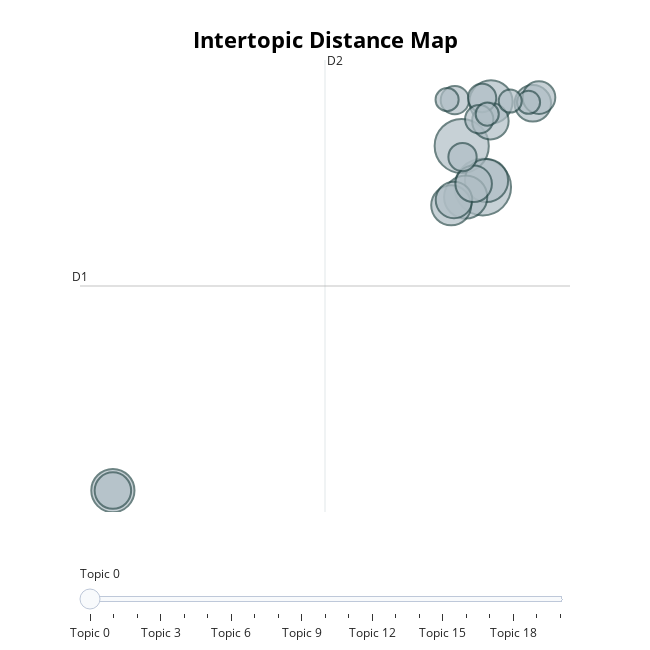

Notebook code for this chart:
### Code cell
topic_model.visualize_topics()

### Figure 1 — Plotly figure (JSON) as saved in the notebook; plotly's stock layout.template omitted (floating-point values rounded to 4 significant figures)
{"data": [{"customdata": [[0, "parkplätze | linien | mehr | parkflächen | stadt", 12], [1, "radweg | radfahrer | richtung | wendenstraße | rechts", 11], [2, "radfahrer | fußgänger | ringgleis | fahrbahn | stelle", 7], [3, "hunde | hundewiese | fläche | hundebesitzer | pumptrack", 7], [4, "menschen | grünflächen | hitze | hitzetage | boden", 7], [5, "skatepark | spielplatz | wasserspielplatz | spielen | möchten", 7], [6, "braunschweig | tarent | leisewitz | johann | projekt", 6], [7, "lärm | ingbert | gegenstimmen | konzerte | st", 5], [8, "burg | läden | burgplatz | gasse | plätze", 5], [9, "schule | eltern | grundschüler | 2km | schülertickets", 5], [10, "led | dunkel | beleuchtung | vorallen | leimenweg", 5], [11, "grüße | toiletten | löwenwall | öffentliche | gibt", 5], [12, "elektromobilität | öpnv | uhr | öffentlicher | elektrobusse", 4], [13, "vorm | vorallem | schloss | rathaus | bereich", 3], [14, "fahrräder | innen | raabe | baumkranz | abgesperrt", 3], [15, "tempo | 30er | grüne | zone | sinn", 3], [16, "übergang | selten | anforderung | autos | kinderwagen", 3], [17, "lkw | pkw | weiterhin | 5t | hierbei", 2], [18, "vielzahl | eng | straße | kommt | wilhelmsgarten", 2], [19, "lehmanger | aufstellen | sicheren | sprich | hebbelstraße", 2], [20, "vorrangschaltung | fahrzeugführer | salzdahlumer | los | rotphase", 2]], "hovertemplate": "<b>Topic %{customdata[0]}</b><br>%{customdata[1]}<br>Size: %{customdata[2]}", "legendgroup": "", "marker": {"color": "#B0BEC5", "line": {"color": "DarkSlateGrey", "width": 2}, "size": [12, 11, 7, 7, 7, 7, 6, 5, 5, 5, 5, 5, 4, 3, 3, 3, 3, 2, 2, 2, 2], "sizemode": "area", "sizeref": 0.0075, "symbol": "circle"}, "mode": "markers", "name": "", "orientation": "v", "showlegend": false, "type": "scatter", "x": [5.866, 5.046, 6.185, -8.534, 6.012, 5.2, 4.637, 7.813, 4.745, 5.511, 6.162, -8.534, 8.054, 4.778, 5.84, 5.727, 5.078, 7.647, 6.933, 4.477, 6.04], "xaxis": "x", "y": [7.807, 9.804, 11.95, -6.923, 8.129, 7.328, 6.924, 11.87, 7.183, 7.969, 11.01, -6.924, 12.15, 12.03, 12.13, 11.1, 9.268, 11.92, 11.98, 12.05, 11.35], "yaxis": "y"}], "layout": {"annotations": [{"showarrow": false, "text": "D1", "x": -9.814, "y": 3.008, "yshift": 10}, {"showarrow": false, "text": "D2", "x": -0.2765, "xshift": 10, "y": 13.98}], "height": 650, "hoverlabel": {"bgcolor": "white", "font": {"family": "Rockwell", "size": 16}}, "legend": {"itemsizing": "constant", "tracegroupgap": 0}, "margin": {"t": 60}, "shapes": [{"line": {"color": "#CFD8DC", "width": 2}, "type": "line", "x0": -0.2765, "x1": -0.2765, "y0": -7.963, "y1": 13.98}, {"line": {"color": "#9E9E9E", "width": 2}, "type": "line", "x0": -9.814, "x1": 9.262, "y0": 3.008, "y1": 3.008}], "sliders": [{"active": 0, "pad": {"t": 50}, "steps": [{"args": [{"marker.color": [["red", "#B0BEC5", "#B0BEC5", "#B0BEC5", "#B0BEC5", "#B0BEC5", "#B0BEC5", "#B0BEC5", "#B0BEC5", "#B0BEC5", "#B0BEC5", "#B0BEC5", "#B0BEC5", "#B0BEC5", "#B0BEC5", "#B0BEC5", "#B0BEC5", "#B0BEC5", "#B0BEC5", "#B0BEC5", "#B0BEC5"]]}], "label": "Topic 0", "method": "update"}, {"args": [{"marker.color": [["#B0BEC5", "red", "#B0BEC5", "#B0BEC5", "#B0BEC5", "#B0BEC5", "#B0BEC5", "#B0BEC5", "#B0BEC5", "#B0BEC5", "#B0BEC5", "#B0BEC5", "#B0BEC5", "#B0BEC5", "#B0BEC5", "#B0BEC5", "#B0BEC5", "#B0BEC5", "#B0BEC5", "#B0BEC5", "#B0BEC5"]]}], "label": "Topic 1", "method": "update"}, {"args": [{"marker.color": [["#B0BEC5", "#B0BEC5", "red", "#B0BEC5", "#B0BEC5", "#B0BEC5", "#B0BEC5", "#B0BEC5", "#B0BEC5", "#B0BEC5", "#B0BEC5", "#B0BEC5", "#B0BEC5", "#B0BEC5", "#B0BEC5", "#B0BEC5", "#B0BEC5", "#B0BEC5", "#B0BEC5", "#B0BEC5", "#B0BEC5"]]}], "label": "Topic 2", "method": "update"}, {"args": [{"marker.color": [["#B0BEC5", "#B0BEC5", "#B0BEC5", "red", "#B0BEC5", "#B0BEC5", "#B0BEC5", "#B0BEC5", "#B0BEC5", "#B0BEC5", "#B0BEC5", "#B0BEC5", "#B0BEC5", "#B0BEC5", "#B0BEC5", "#B0BEC5", "#B0BEC5", "#B0BEC5", "#B0BEC5", "#B0BEC5", "#B0BEC5"]]}], "label": "Topic 3", "method": "update"}, {"args": [{"marker.color": [["#B0BEC5", "#B0BEC5", "#B0BEC5", "#B0BEC5", "red", "#B0BEC5", "#B0BEC5", "#B0BEC5", "#B0BEC5", "#B0BEC5", "#B0BEC5", "#B0BEC5", "#B0BEC5", "#B0BEC5", "#B0BEC5", "#B0BEC5", "#B0BEC5", "#B0BEC5", "#B0BEC5", "#B0BEC5", "#B0BEC5"]]}], "label": "Topic 4", "method": "update"}, {"args": [{"marker.color": [["#B0BEC5", "#B0BEC5", "#B0BEC5", "#B0BEC5", "#B0BEC5", "red", "#B0BEC5", "#B0BEC5", "#B0BEC5", "#B0BEC5", "#B0BEC5", "#B0BEC5", "#B0BEC5", "#B0BEC5", "#B0BEC5", "#B0BEC5", "#B0BEC5", "#B0BEC5", "#B0BEC5", "#B0BEC5", "#B0BEC5"]]}], "label": "Topic 5", "method": "update"}, {"args": [{"marker.color": [["#B0BEC5", "#B0BEC5", "#B0BEC5", "#B0BEC5", "#B0BEC5", "#B0BEC5", "red", "#B0BEC5", "#B0BEC5", "#B0BEC5", "#B0BEC5", "#B0BEC5", "#B0BEC5", "#B0BEC5", "#B0BEC5", "#B0BEC5", "#B0BEC5", "#B0BEC5", "#B0BEC5", "#B0BEC5", "#B0BEC5"]]}], "label": "Topic 6", "method": "update"}, {"args": [{"marker.color": [["#B0BEC5", "#B0BEC5", "#B0BEC5", "#B0BEC5", "#B0BEC5", "#B0BEC5", "#B0BEC5", "red", "#B0BEC5", "#B0BEC5", "#B0BEC5", "#B0BEC5", "#B0BEC5", "#B0BEC5", "#B0BEC5", "#B0BEC5", "#B0BEC5", "#B0BEC5", "#B0BEC5", "#B0BEC5", "#B0BEC5"]]}], "label": "Topic 7", "method": "update"}, {"args": [{"marker.color": [["#B0BEC5", "#B0BEC5", "#B0BEC5", "#B0BEC5", "#B0BEC5", "#B0BEC5", "#B0BEC5", "#B0BEC5", "red", "#B0BEC5", "#B0BEC5", "#B0BEC5", "#B0BEC5", "#B0BEC5", "#B0BEC5", "#B0BEC5", "#B0BEC5", "#B0BEC5", "#B0BEC5", "#B0BEC5", "#B0BEC5"]]}], "label": "Topic 8", "method": "update"}, {"args": [{"marker.color": [["#B0BEC5", "#B0BEC5", "#B0BEC5", "#B0BEC5", "#B0BEC5", "#B0BEC5", "#B0BEC5", "#B0BEC5", "#B0BEC5", "red", "#B0BEC5", "#B0BEC5", "#B0BEC5", "#B0BEC5", "#B0BEC5", "#B0BEC5", "#B0BEC5", "#B0BEC5", "#B0BEC5", "#B0BEC5", "#B0BEC5"]]}], "label": "Topic 9", "method": "update"}, {"args": [{"marker.color": [["#B0BEC5", "#B0BEC5", "#B0BEC5", "#B0BEC5", "#B0BEC5", "#B0BEC5", "#B0BEC5", "#B0BEC5", "#B0BEC5", "#B0BEC5", "red", "#B0BEC5", "#B0BEC5", "#B0BEC5", "#B0BEC5", "#B0BEC5", "#B0BEC5", "#B0BEC5", "#B0BEC5", "#B0BEC5", "#B0BEC5"]]}], "label": "Topic 10", "method": "update"}, {"args": [{"marker.color": [["#B0BEC5", "#B0BEC5", "#B0BEC5", "#B0BEC5", "#B0BEC5", "#B0BEC5", "#B0BEC5", "#B0BEC5", "#B0BEC5", "#B0BEC5", "#B0BEC5", "red", "#B0BEC5", "#B0BEC5", "#B0BEC5", "#B0BEC5", "#B0BEC5", "#B0BEC5", "#B0BEC5", "#B0BEC5", "#B0BEC5"]]}], "label": "Topic 11", "method": "update"}, {"args": [{"marker.color": [["#B0BEC5", "#B0BEC5", "#B0BEC5", "#B0BEC5", "#B0BEC5", "#B0BEC5", "#B0BEC5", "#B0BEC5", "#B0BEC5", "#B0BEC5", "#B0BEC5", "#B0BEC5", "red", "#B0BEC5", "#B0BEC5", "#B0BEC5", "#B0BEC5", "#B0BEC5", "#B0BEC5", "#B0BEC5", "#B0BEC5"]]}], "label": "Topic 12", "method": "update"}, {"args": [{"marker.color": [["#B0BEC5", "#B0BEC5", "#B0BEC5", "#B0BEC5", "#B0BEC5", "#B0BEC5", "#B0BEC5", "#B0BEC5", "#B0BEC5", "#B0BEC5", "#B0BEC5", "#B0BEC5", "#B0BEC5", "red", "#B0BEC5", "#B0BEC5", "#B0BEC5", "#B0BEC5", "#B0BEC5", "#B0BEC5", "#B0BEC5"]]}], "label": "Topic 13", "method": "update"}, {"args": [{"marker.color": [["#B0BEC5", "#B0BEC5", "#B0BEC5", "#B0BEC5", "#B0BEC5", "#B0BEC5", "#B0BEC5", "#B0BEC5", "#B0BEC5", "#B0BEC5", "#B0BEC5", "#B0BEC5", "#B0BEC5", "#B0BEC5", "red", "#B0BEC5", "#B0BEC5", "#B0BEC5", "#B0BEC5", "#B0BEC5", "#B0BEC5"]]}], "label": "Topic 14", "method": "update"}, {"args": [{"marker.color": [["#B0BEC5", "#B0BEC5", "#B0BEC5", "#B0BEC5", "#B0BEC5", "#B0BEC5", "#B0BEC5", "#B0BEC5", "#B0BEC5", "#B0BEC5", "#B0BEC5", "#B0BEC5", "#B0BEC5", "#B0BEC5", "#B0BEC5", "red", "#B0BEC5", "#B0BEC5", "#B0BEC5", "#B0BEC5", "#B0BEC5"]]}], "label": "Topic 15", "method": "update"}, {"args": [{"marker.color": [["#B0BEC5", "#B0BEC5", "#B0BEC5", "#B0BEC5", "#B0BEC5", "#B0BEC5", "#B0BEC5", "#B0BEC5", "#B0BEC5", "#B0BEC5", "#B0BEC5", "#B0BEC5", "#B0BEC5", "#B0BEC5", "#B0BEC5", "#B0BEC5", "red", "#B0BEC5", "#B0BEC5", "#B0BEC5", "#B0BEC5"]]}], "label": "Topic 16", "method": "update"}, {"args": [{"marker.color": [["#B0BEC5", "#B0BEC5", "#B0BEC5", "#B0BEC5", "#B0BEC5", "#B0BEC5", "#B0BEC5", "#B0BEC5", "#B0BEC5", "#B0BEC5", "#B0BEC5", "#B0BEC5", "#B0BEC5", "#B0BEC5", "#B0BEC5", "#B0BEC5", "#B0BEC5", "red", "#B0BEC5", "#B0BEC5", "#B0BEC5"]]}], "label": "Topic 17", "method": "update"}, {"args": [{"marker.color": [["#B0BEC5", "#B0BEC5", "#B0BEC5", "#B0BEC5", "#B0BEC5", "#B0BEC5", "#B0BEC5", "#B0BEC5", "#B0BEC5", "#B0BEC5", "#B0BEC5", "#B0BEC5", "#B0BEC5", "#B0BEC5", "#B0BEC5", "#B0BEC5", "#B0BEC5", "#B0BEC5", "red", "#B0BEC5", "#B0BEC5"]]}], "label": "Topic 18", "method": "update"}, {"args": [{"marker.color": [["#B0BEC5", "#B0BEC5", "#B0BEC5", "#B0BEC5", "#B0BEC5", "#B0BEC5", "#B0BEC5", "#B0BEC5", "#B0BEC5", "#B0BEC5", "#B0BEC5", "#B0BEC5", "#B0BEC5", "#B0BEC5", "#B0BEC5", "#B0BEC5", "#B0BEC5", "#B0BEC5", "#B0BEC5", "red", "#B0BEC5"]]}], "label": "Topic 19", "method": "update"}, {"args": [{"marker.color": [["#B0BEC5", "#B0BEC5", "#B0BEC5", "#B0BEC5", "#B0BEC5", "#B0BEC5", "#B0BEC5", "#B0BEC5", "#B0BEC5", "#B0BEC5", "#B0BEC5", "#B0BEC5", "#B0BEC5", "#B0BEC5", "#B0BEC5", "#B0BEC5", "#B0BEC5", "#B0BEC5", "#B0BEC5", "#B0BEC5", "red"]]}], "label": "Topic 20", "method": "update"}]}], "title": {"font": {"color": "Black", "size": 22}, "text": "<b>Intertopic Distance Map</b>", "x": 0.5, "xanchor": "center", "y": 0.95, "yanchor": "top"}, "width": 650, "xaxis": {"anchor": "y", "domain": [0, 1], "range": [-9.814, 9.262], "title": {"text": ""}, "visible": false}, "yaxis": {"anchor": "x", "domain": [0, 1], "range": [-7.963, 13.98], "title": {"text": ""}, "visible": false}}}
